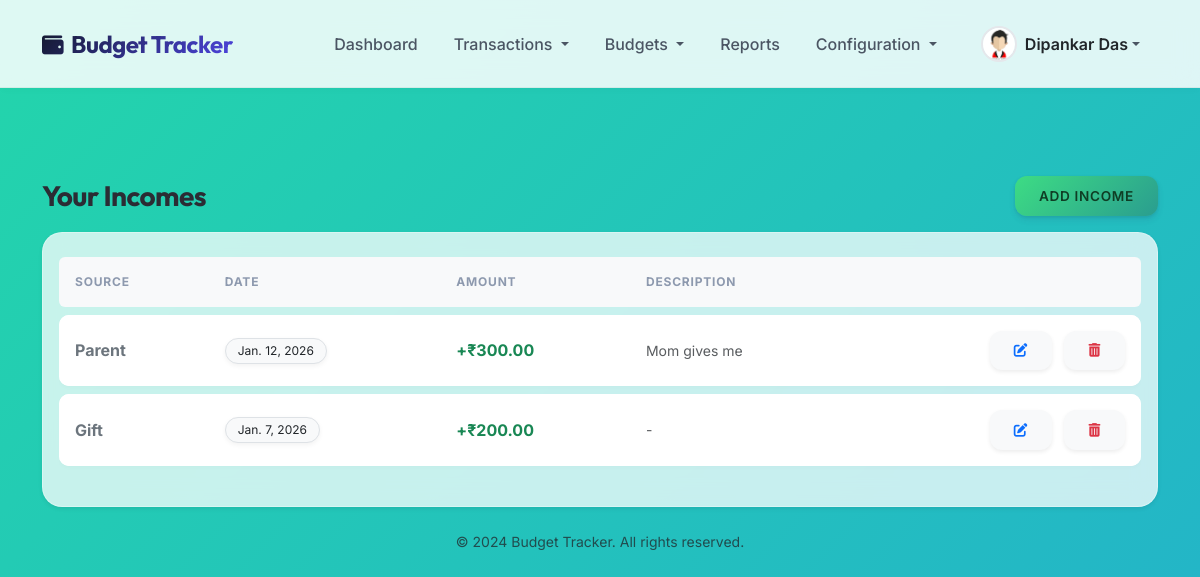
The app's page /incomes/ (signed in) with its own data.
### authentication/models.py (models this page shows, shortened)
class Profile(models.Model):
    user = models.OneToOneField(User, on_delete=models.CASCADE, related_name='profile')
    full_name = models.CharField(max_length=150, blank=True)
    phone_number = models.CharField(max_length=15, blank=True)
    date_of_birth = models.DateField(null=True, blank=True)
    GENDER_CHOICES = [
        ('M', 'Male'),
        ('F', 'Female'),
        ('O', 'Other'),
    ]
    gender = models.CharField(max_length=1, choices=GENDER_CHOICES, blank=True)
    city = models.CharField(max_length=100, blank=True)
    avatar = models.ImageField(upload_to='avatars/', blank=True, null=True)
    created_at = models.DateTimeField(auto_now_add=True)
    updated_at = models.DateTimeField(auto_now=True)

### finance/models.py (models this page shows, shortened)
class Income(models.Model):
    user = models.ForeignKey(User, on_delete=models.CASCADE)
    amount = models.DecimalField(max_digits=10, decimal_places=2)
    source = models.ForeignKey(Source, on_delete=models.SET_NULL, null=True)
    date = models.DateField()
    description = models.TextField(blank=True, null=True)
    created_at = models.DateTimeField(auto_now_add=True)
    updated_at = models.DateTimeField(auto_now=True)

class Source(models.Model):
    name = models.CharField(max_length=100)
    user = models.ForeignKey(User, on_delete=models.CASCADE, null=True, blank=True)
    def __str__(self):
        return self.name

### finance/views.py (the view)
# urls.py: path('incomes/', views.list_incomes, name='list_incomes'),
@login_required(login_url='login')
def list_incomes(request):
    incomes = Income.objects.filter(user=request.user).select_related('source').order_by('-date')
    return render(request, 'finance/incomes_list.html', {'incomes': incomes})

### templates/finance/incomes_list.html (shortened to what this page needs)
{% extends 'base.html' %}
{% block content %}
<div class="row mb-3">
    <div class="col-md-12 d-flex justify-content-between align-items-center">
        <h3 class="mb-0">Your Incomes</h3>
        <a href="{% url 'add_income' %}" class="btn btn-success">Add Income</a>
    </div>
</div>
<div class="card shadow-sm">
    <div class="card-body">
        {% if incomes %}
        <div class="table-responsive">
            <table class="table table-hover align-middle">
                <thead class="table-light">
                    <tr>
                        <th class="border-0 rounded-start">Source</th>
                        <th class="border-0">Date</th>
                        <th class="border-0">Amount</th>
                        <th class="border-0">Description</th>
                        <th class="border-0 rounded-end"></th>
                    </tr>
                </thead>
                <tbody>
                    {% for i in incomes %}
                    <tr class="fade-in-row">
                        <td class="fw-bold text-secondary">{{ i.source }}</td>
                        <td><span class="badge bg-light text-dark fw-normal border">{{ i.date }}</span></td>
                        <td class="text-success fw-bold">+₹{{ i.amount }}</td>
                        <td class="text-muted small">{{ i.description|default:"-" }}</td>
                        <td class="text-end">
                            <a href="{% url 'edit_income' i.id %}"
                                class="btn btn-sm btn-light text-primary border-0 shadow-sm me-2" title="Edit">
                                <i class="fas fa-edit"></i>
                            </a>
                            <button hx-post="{% url 'delete_income' i.id %}"
                                hx-confirm="Are you sure you want to delete this income?" hx-target="closest tr"
                                hx-swap="outerHTML swap:1s" class="btn btn-sm btn-light text-danger border-0 shadow-sm"
                                title="Delete">
                                <i class="fas fa-trash-alt"></i>
                            </button>
                        </td>
                    </tr>
                    {% endfor %}
                </tbody>
            </table>
        </div>
        {% else %}
        <p class="text-muted mb-0">No incomes yet. <a href="{% url 'add_income' %}">Add one</a>.</p>
        {% endif %}
    </div>
</div>
{% endblock %}

### templates/base.html (shortened to what this page needs)
<!DOCTYPE html>
<html lang="en">
<head>
    <link href="https://cdn.jsdelivr.net/npm/bootstrap@5.3.0/dist/css/bootstrap.min.css" rel="stylesheet">
    <link rel="stylesheet" href="https://cdnjs.cloudflare.com/ajax/libs/font-awesome/6.4.0/css/all.min.css">
    {% load static %}
    <link href="{% static 'css/style.css' %}" rel="stylesheet">
</head>
<body>
    <nav class="navbar navbar-expand-lg fixed-top navbar-glass">
        <div class="container">
            <a class="navbar-brand" href="{% url 'home' %}">
                <i class="fas fa-wallet me-2 text-primary" style="font-size: 0.9em;"></i>Budget Tracker
            </a>
            <div class="collapse navbar-collapse" id="navbarNav">
                <ul class="navbar-nav ms-auto mb-2 mb-lg-0 align-items-lg-center">
                    {% if user.is_authenticated %}
                    <li class="nav-item">
                        <a class="nav-link" href="{% url 'dashboard' %}">Dashboard</a>
                    </li>
                    <li class="nav-item dropdown">
                        <a class="nav-link dropdown-toggle" href="#" id="transactionDropdown" role="button"
                            data-bs-toggle="dropdown" aria-expanded="false">
                            Transactions
                        </a>
                    </li>
                    <li class="nav-item dropdown">
                        <a class="nav-link dropdown-toggle" href="#" id="budgetDropdown" role="button"
                            data-bs-toggle="dropdown" aria-expanded="false">
                            Budgets
                        </a>
                    </li>
                    <li class="nav-item">
                        <a class="nav-link" href="{% url 'reports_dashboard' %}">Reports</a>
                    </li>
                    <li class="nav-item dropdown">
                        <a class="nav-link dropdown-toggle" href="#" id="configDropdown" role="button"
                            data-bs-toggle="dropdown" aria-expanded="false">
                            Configuration
                        </a>
                    </li>
                    {% endif %}
                </ul>
                <ul class="navbar-nav ms-2">
                    {% if user.is_authenticated %}
                    <li class="nav-item dropdown">
                        <a class="nav-link dropdown-toggle d-flex align-items-center py-1 pe-0" href="#"
                            id="profileDropdown" role="button" data-bs-toggle="dropdown" aria-expanded="false">
                            {% if user.profile.avatar %}
                            <img src="{{ user.profile.avatar.url }}" alt="Profile"
                                class="rounded-circle nav-avatar me-2">
                            {% else %}
                            <div
                                class="rounded-circle bg-primary text-white d-flex align-items-center justify-content-center me-2 nav-avatar">
                                {{ user.username|make_list|first|upper }}
                            </div>
                            {% endif %}
                            <span class="d-none d-lg-inline fw-semibold text-dark">
                                {% if user.profile.full_name %}
                                {{ user.profile.full_name }}
                                {% else %}
                                {{ user.username }}
                                {% endif %}
                            </span>
                        </a>
                    </li>
                    {% endif %}
                </ul>
            </div>
        </div>
    </nav>
    <div class="container main-container">
        {% block content %}{% endblock %}
    </div>
    <footer class="mt-auto py-4 text-center text-muted small">
        <div class="container">
            <p class="mb-0">&copy; 2024 Budget Tracker. All rights reserved.</p>
        </div>
    </footer>
</body>
</html>

### static/css/style.css (style rules this page uses)
:root { --primary-color: #6246ea; --secondary-color: #e45858; --accent-color: #3ddc84; --text-primary: #2b2c34; --text-secondary: #8d99ae; --bg-gradient: linear-gradient(135deg, #fffffe 0%, #f0f4ef 100%); --success-bg: #d4edda; --success-text: #155724; --danger-bg: #f8d7da; --danger-text: #721c24; --warning-bg: #fff3cd; --warning-text: #856404; --glass-bg: rgba(255, 255, 255, 0.75); --glass-border: 1px solid rgba(255, 255, 255, 0.3); --glass-shadow: 0 8px 32px 0 rgba(31, 38, 135, 0.1); --backdrop-blur: blur(12px); --border-radius: 20px; --transition: all 0.3s cubic-bezier(0.25, 0.8, 0.25, 1); }
body { font-family: 'Outfit', 'Inter', sans-serif; background: linear-gradient(-45deg, #ee7752, #e73c7e, #23a6d5, #23d5ab); background-size: 400% 400%; animation: gradientBG 15s ease infinite; color: var(--text-primary); min-height: 100vh; }
h1, h2, h3, h4, h5, h6 { font-weight: 700; letter-spacing: -0.02em; color: #2b2c34; }
.navbar { background: rgba(255, 255, 255, 0.85) !important; backdrop-filter: blur(15px); -webkit-backdrop-filter: blur(15px); box-shadow: 0 4px 30px rgba(0, 0, 0, 0.03); border-bottom: 1px solid rgba(255, 255, 255, 0.5); padding: 0.8rem 0; }
.navbar-brand { font-weight: 800; font-size: 1.6rem; background: linear-gradient(135deg, #6246ea 0%, #e45858 100%); -webkit-background-clip: text; -webkit-text-fill-color: transparent; letter-spacing: -0.5px; }
.nav-link { font-weight: 600; color: #4a5568 !important; padding: 0.6rem 1rem !important; border-radius: 10px; transition: all 0.3s ease; margin: 0 4px; }
.card { background: var(--glass-bg); backdrop-filter: var(--backdrop-blur); border: var(--glass-border); border-radius: var(--border-radius); box-shadow: var(--glass-shadow); transition: var(--transition); }
.btn { border-radius: 12px; padding: 0.6rem 1.5rem; font-weight: 600; text-transform: uppercase; font-size: 0.85rem; letter-spacing: 0.05em; border: none; transition: var(--transition); box-shadow: 0 4px 6px rgba(50, 50, 93, 0.11), 0 1px 3px rgba(0, 0, 0, 0.08); }
.btn-success { background: linear-gradient(135deg, #3ddc84 0%, #2a9d8f 100%); color: #0f3d24; }
.table { border-collapse: separate; border-spacing: 0 8px; }
.table thead th { border: none; color: var(--text-secondary); font-weight: 700; text-transform: uppercase; font-size: 0.75rem; letter-spacing: 0.05rem; padding: 1rem; }
.table tbody tr { background: white; box-shadow: 0 2px 5px rgba(0, 0, 0, 0.02); border-radius: 10px; transition: var(--transition); }
.table td { border: none; padding: 1rem; vertical-align: middle; }
.table tbody tr td:first-child { border-top-left-radius: 10px; border-bottom-left-radius: 10px; }
.table tbody tr td:last-child { border-top-right-radius: 10px; border-bottom-right-radius: 10px; }
.badge { padding: 0.5em 1em; border-radius: 50px; font-weight: 600; box-shadow: 0 2px 5px rgba(0, 0, 0, 0.05); }
.fade-in-row { animation: fadeIn 0.4s ease-out forwards; }
.main-container { margin-top: 90px !important; }

### templates/base.html (style rules this page uses)
body { background-color: #f8f9fa; font-family: 'Inter', sans-serif; padding-top: 86px; color: #1f2937; }
h1, h2, h3, h4, h5, h6, .navbar-brand { font-family: 'Outfit', sans-serif; }
.navbar-glass { background: rgba(255, 255, 255, 0.85); backdrop-filter: blur(12px); -webkit-backdrop-filter: blur(12px); border-bottom: 1px solid rgba(0, 0, 0, 0.05); box-shadow: 0 4px 6px -1px rgba(0, 0, 0, 0.02); padding: 1rem 0; transition: all 0.3s ease; }
.navbar-brand { font-weight: 700; font-size: 1.5rem; background: linear-gradient(135deg, #111827 0%, #4f46e5 100%); -webkit-background-clip: text; -webkit-text-fill-color: transparent; }
.nav-link { font-weight: 500; color: #4b5563 !important; padding: 0.6rem 1rem !important; border-radius: 8px; transition: all 0.2s ease; margin: 0 2px; }
.nav-avatar { width: 36px; height: 36px; object-fit: cover; border: 2px solid #e5e7eb; transition: border-color 0.2s; }
.main-container { animation: fadeIn 0.5s ease-out; }

### records on screen
Income: source "Parent", date "Jan. 12, 2026", amount "300.00", description "Mom gives me"
Income: source "Gift", date "Jan. 7, 2026", amount "200.00", description "-"

### other values on screen
{{ user.profile.full_name }} "Dipankar Das"
